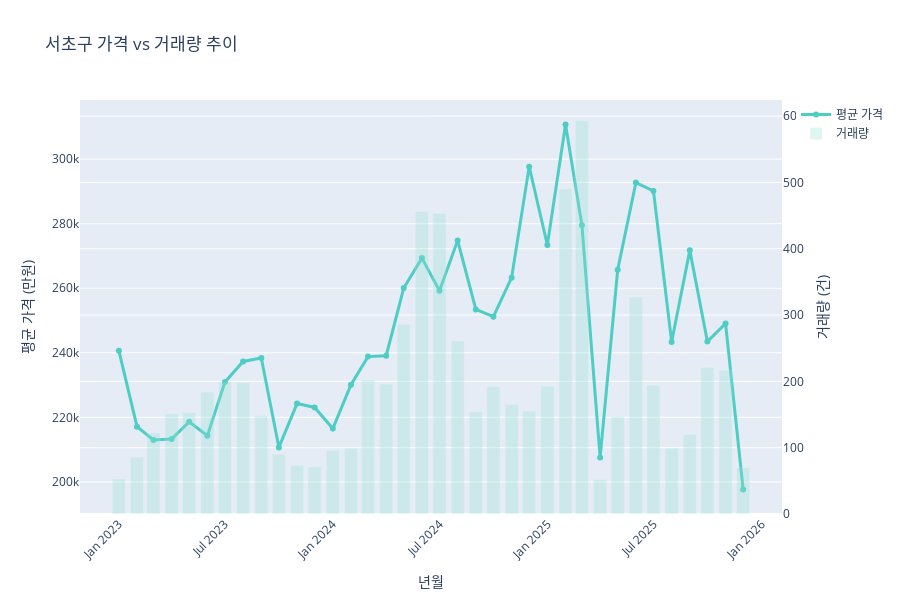

Source (notebook cell):
### Code cell
# 서초구 가격 vs 거래량
fig_seocho = go.Figure()

seocho = monthly_gu[monthly_gu['CGG_NM'] == '서초구']

fig_seocho.add_trace(go.Scatter(
    x=seocho['year_month'],
    y=seocho['avg_price'],
    name='평균 가격',
    yaxis='y',
    mode='lines+markers',
    line=dict(color='#4ECDC4', width=3)
))

fig_seocho.add_trace(go.Bar(
    x=seocho['year_month'],
    y=seocho['txn_cnt'],
    name='거래량',
    yaxis='y2',
    opacity=0.3,
    marker_color='#95E1D3'
))

fig_seocho.update_layout(
    title='서초구 가격 vs 거래량 추이',
    xaxis=dict(title='년월', tickangle=-45),
    yaxis=dict(
        title='평균 가격 (만원)',
        side='left'
    ),
    yaxis2=dict(
        title='거래량 (건)',
        side='right',
        overlaying='y'
    ),
    hovermode='x unified',
    height=600
)

fig_seocho.show()

### Figure 1 — Plotly figure (JSON) as saved in the notebook; plotly's stock layout.template omitted (floating-point values rounded to 4 significant figures)
{"data": [{"line": {"color": "#4ECDC4", "width": 3}, "mode": "lines+markers", "name": "평균 가격", "type": "scatter", "x": ["2023-01", "2023-02", "2023-03", "2023-04", "2023-05", "2023-06", "2023-07", "2023-08", "2023-09", "2023-10", "2023-11", "2023-12", "2024-01", "2024-02", "2024-03", "2024-04", "2024-05", "2024-06", "2024-07", "2024-08", "2024-09", "2024-10", "2024-11", "2024-12", "2025-01", "2025-02", "2025-03", "2025-04", "2025-05", "2025-06", "2025-07", "2025-08", "2025-09", "2025-10", "2025-11", "2025-12"], "y": [240700.0, 217100.0, 213000.0, 213300.0, 218600.0, 214300.0, 230900.0, 237300.0, 238400.0, 210700.0, 224300.0, 223100.0, 216500.0, 230100.0, 238800.0, 239100.0, 260100.0, 269300.0, 259300.0, 274800.0, 253400.0, 251200.0, 263300.0, 297700.0, 273400.0, 310800.0, 279500.0, 207500.0, 265700.0, 292700.0, 290200.0, 243400.0, 271800.0, 243500.0, 249100.0, 197600.0], "yaxis": "y"}, {"marker": {"color": "#95E1D3"}, "name": "거래량", "opacity": 0.3, "type": "bar", "x": ["2023-01", "2023-02", "2023-03", "2023-04", "2023-05", "2023-06", "2023-07", "2023-08", "2023-09", "2023-10", "2023-11", "2023-12", "2024-01", "2024-02", "2024-03", "2024-04", "2024-05", "2024-06", "2024-07", "2024-08", "2024-09", "2024-10", "2024-11", "2024-12", "2025-01", "2025-02", "2025-03", "2025-04", "2025-05", "2025-06", "2025-07", "2025-08", "2025-09", "2025-10", "2025-11", "2025-12"], "y": [53, 86, 122, 151, 153, 184, 199, 198, 148, 90, 73, 71, 96, 99, 202, 196, 286, 456, 453, 261, 154, 192, 165, 155, 193, 490, 593, 52, 147, 327, 194, 99, 120, 221, 217, 70], "yaxis": "y2"}], "layout": {"height": 600, "hovermode": "x unified", "title": {"text": "서초구 가격 vs 거래량 추이"}, "xaxis": {"tickangle": -45, "title": {"text": "년월"}}, "yaxis": {"side": "left", "title": {"text": "평균 가격 (만원)"}}, "yaxis2": {"overlaying": "y", "side": "right", "title": {"text": "거래량 (건)"}}}}
